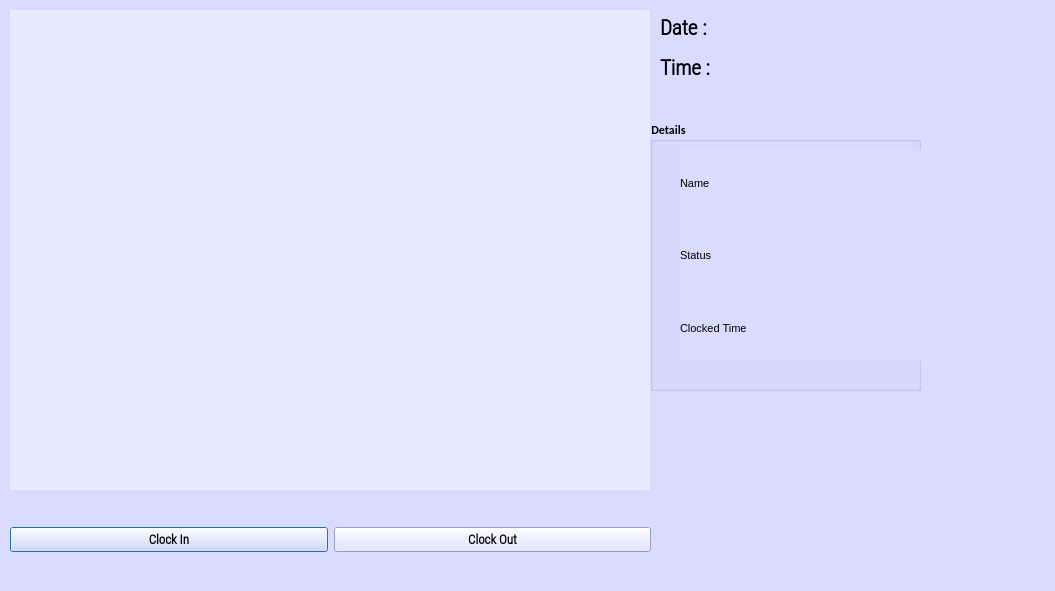
<?xml version="1.0" encoding="UTF-8"?>
<ui version="4.0">
 <class>OutputDialog</class>
 <widget class="QDialog" name="OutputDialog">
  <property name="geometry">
   <rect>
    <x>0</x>
    <y>0</y>
    <width>1055</width>
    <height>591</height>
   </rect>
  </property>
  <property name="minimumSize">
   <size>
    <width>0</width>
    <height>0</height>
   </size>
  </property>
  <property name="maximumSize">
   <size>
    <width>1300</width>
    <height>720</height>
   </size>
  </property>
  <property name="font">
   <font>
    <family>Calibri</family>
    <weight>75</weight>
    <bold>true</bold>
   </font>
  </property>
  <property name="windowTitle">
   <string> Attendance Tracker App</string>
  </property>
  <property name="windowIcon">
   <iconset>
    <normaloff>icon.png</normaloff>icon.png</iconset>
  </property>
  <property name="styleSheet">
   <string notr="true">background-color: rgb(217, 219, 255);</string>
  </property>
  <widget class="QLabel" name="imgLabel">
   <property name="geometry">
    <rect>
     <x>10</x>
     <y>10</y>
     <width>640</width>
     <height>480</height>
    </rect>
   </property>
   <property name="minimumSize">
    <size>
     <width>4</width>
     <height>0</height>
    </size>
   </property>
   <property name="maximumSize">
    <size>
     <width>640</width>
     <height>480</height>
    </size>
   </property>
   <property name="styleSheet">
    <string notr="true">background-color: rgb(229, 236, 255);</string>
   </property>
   <property name="text">
    <string/>
   </property>
  </widget>
  <widget class="QWidget" name="horizontalLayoutWidget">
   <property name="geometry">
    <rect>
     <x>10</x>
     <y>500</y>
     <width>641</width>
     <height>80</height>
    </rect>
   </property>
   <layout class="QHBoxLayout" name="horizontalLayout">
    <item>
     <widget class="QPushButton" name="ClockInButton">
      <property name="font">
       <font>
        <family>Roboto Condensed Light</family>
        <pointsize>10</pointsize>
        <weight>75</weight>
        <bold>true</bold>
       </font>
      </property>
      <property name="text">
       <string>Clock In</string>
      </property>
      <property name="checkable">
       <bool>true</bool>
      </property>
     </widget>
    </item>
    <item>
     <widget class="QPushButton" name="ClockOutButton">
      <property name="font">
       <font>
        <family>Roboto Condensed Light</family>
        <pointsize>10</pointsize>
        <weight>75</weight>
        <bold>true</bold>
       </font>
      </property>
      <property name="text">
       <string>Clock Out</string>
      </property>
      <property name="checkable">
       <bool>true</bool>
      </property>
     </widget>
    </item>
   </layout>
  </widget>
  <widget class="QWidget" name="gridLayoutWidget">
   <property name="geometry">
    <rect>
     <x>660</x>
     <y>10</y>
     <width>281</width>
     <height>75</height>
    </rect>
   </property>
   <layout class="QGridLayout" name="gridLayout_2">
    <item row="0" column="0">
     <widget class="QLabel" name="label">
      <property name="font">
       <font>
        <family>Roboto Condensed Light</family>
        <pointsize>16</pointsize>
        <weight>75</weight>
        <bold>true</bold>
       </font>
      </property>
      <property name="text">
       <string>Date :</string>
      </property>
     </widget>
    </item>
    <item row="1" column="0">
     <widget class="QLabel" name="label_2">
      <property name="font">
       <font>
        <family>Roboto Condensed Light</family>
        <pointsize>16</pointsize>
        <weight>75</weight>
        <bold>true</bold>
       </font>
      </property>
      <property name="text">
       <string>Time :</string>
      </property>
     </widget>
    </item>
    <item row="1" column="1">
     <widget class="QLabel" name="Time_Label">
      <property name="font">
       <font>
        <family>Roboto Condensed Light</family>
        <pointsize>15</pointsize>
        <weight>75</weight>
        <bold>true</bold>
       </font>
      </property>
      <property name="text">
       <string/>
      </property>
     </widget>
    </item>
   </layout>
  </widget>
  <widget class="QGroupBox" name="groupBox">
   <property name="geometry">
    <rect>
     <x>650</x>
     <y>120</y>
     <width>271</width>
     <height>271</height>
    </rect>
   </property>
   <property name="title">
    <string>Details</string>
   </property>
   <widget class="QWidget" name="verticalLayoutWidget">
    <property name="geometry">
     <rect>
      <x>30</x>
      <y>30</y>
      <width>141</width>
      <height>211</height>
     </rect>
    </property>
    <layout class="QVBoxLayout" name="verticalLayout">
     <item>
      <widget class="QLabel" name="label_3">
       <property name="font">
        <font>
         <family>MS Shell Dlg 2</family>
         <pointsize>8</pointsize>
         <weight>50</weight>
         <italic>false</italic>
         <bold>false</bold>
        </font>
       </property>
       <property name="styleSheet">
        <string notr="true">font: 8pt &quot;MS Shell Dlg 2&quot;;</string>
       </property>
       <property name="text">
        <string>Name </string>
       </property>
      </widget>
     </item>
     <item>
      <widget class="QLabel" name="label_4">
       <property name="font">
        <font>
         <family>MS Shell Dlg 2</family>
         <pointsize>8</pointsize>
         <weight>50</weight>
         <italic>false</italic>
         <bold>false</bold>
        </font>
       </property>
       <property name="styleSheet">
        <string notr="true">font: 8pt &quot;MS Shell Dlg 2&quot;;</string>
       </property>
       <property name="text">
        <string>Status </string>
       </property>
      </widget>
     </item>
     <item>
      <widget class="QLabel" name="label_5">
       <property name="font">
        <font>
         <family>MS Shell Dlg 2</family>
         <pointsize>8</pointsize>
         <weight>50</weight>
         <italic>false</italic>
         <bold>false</bold>
        </font>
       </property>
       <property name="styleSheet">
        <string notr="true">font: 8pt &quot;MS Shell Dlg 2&quot;;</string>
       </property>
       <property name="text">
        <string>Clocked Time </string>
       </property>
      </widget>
     </item>
    </layout>
   </widget>
   <widget class="QWidget" name="verticalLayoutWidget_2">
    <property name="geometry">
     <rect>
      <x>120</x>
      <y>30</y>
      <width>151</width>
      <height>211</height>
     </rect>
    </property>
    <layout class="QVBoxLayout" name="verticalLayout_2">
     <item>
      <widget class="QLabel" name="NameLabel">
       <property name="font">
        <font>
         <family>Roboto Condensed Light</family>
         <pointsize>12</pointsize>
         <weight>50</weight>
         <bold>false</bold>
        </font>
       </property>
       <property name="text">
        <string/>
       </property>
      </widget>
     </item>
     <item>
      <widget class="QLabel" name="StatusLabel">
       <property name="font">
        <font>
         <family>Roboto Condensed Light</family>
         <pointsize>12</pointsize>
         <weight>50</weight>
         <bold>false</bold>
        </font>
       </property>
       <property name="text">
        <string/>
       </property>
      </widget>
     </item>
     <item>
      <layout class="QHBoxLayout" name="horizontalLayout_2">
       <property name="spacing">
        <number>7</number>
       </property>
       <item>
        <widget class="QLabel" name="HoursLabel">
         <property name="font">
          <font>
           <family>MS Shell Dlg 2</family>
           <pointsize>7</pointsize>
           <weight>50</weight>
           <italic>false</italic>
           <bold>false</bold>
          </font>
         </property>
         <property name="styleSheet">
          <string notr="true">font: 7pt &quot;MS Shell Dlg 2&quot;;</string>
         </property>
         <property name="text">
          <string/>
         </property>
        </widget>
       </item>
       <item>
        <widget class="QLabel" name="MinLabel">
         <property name="font">
          <font>
           <family>MS Shell Dlg 2</family>
           <pointsize>7</pointsize>
           <weight>50</weight>
           <italic>false</italic>
           <bold>false</bold>
          </font>
         </property>
         <property name="styleSheet">
          <string notr="true">font: 7pt &quot;MS Shell Dlg 2&quot;;</string>
         </property>
         <property name="text">
          <string/>
         </property>
        </widget>
       </item>
      </layout>
     </item>
    </layout>
   </widget>
  </widget>
  <widget class="QLabel" name="Date_Label">
   <property name="geometry">
    <rect>
     <x>780</x>
     <y>10</y>
     <width>221</width>
     <height>33</height>
    </rect>
   </property>
   <property name="font">
    <font>
     <family>Roboto Condensed Light</family>
     <pointsize>15</pointsize>
     <weight>75</weight>
     <bold>true</bold>
    </font>
   </property>
   <property name="text">
    <string/>
   </property>
  </widget>
 </widget>
 <resources>
  <include location="resource.qrc"/>
 </resources>
 <connections/>
</ui>
